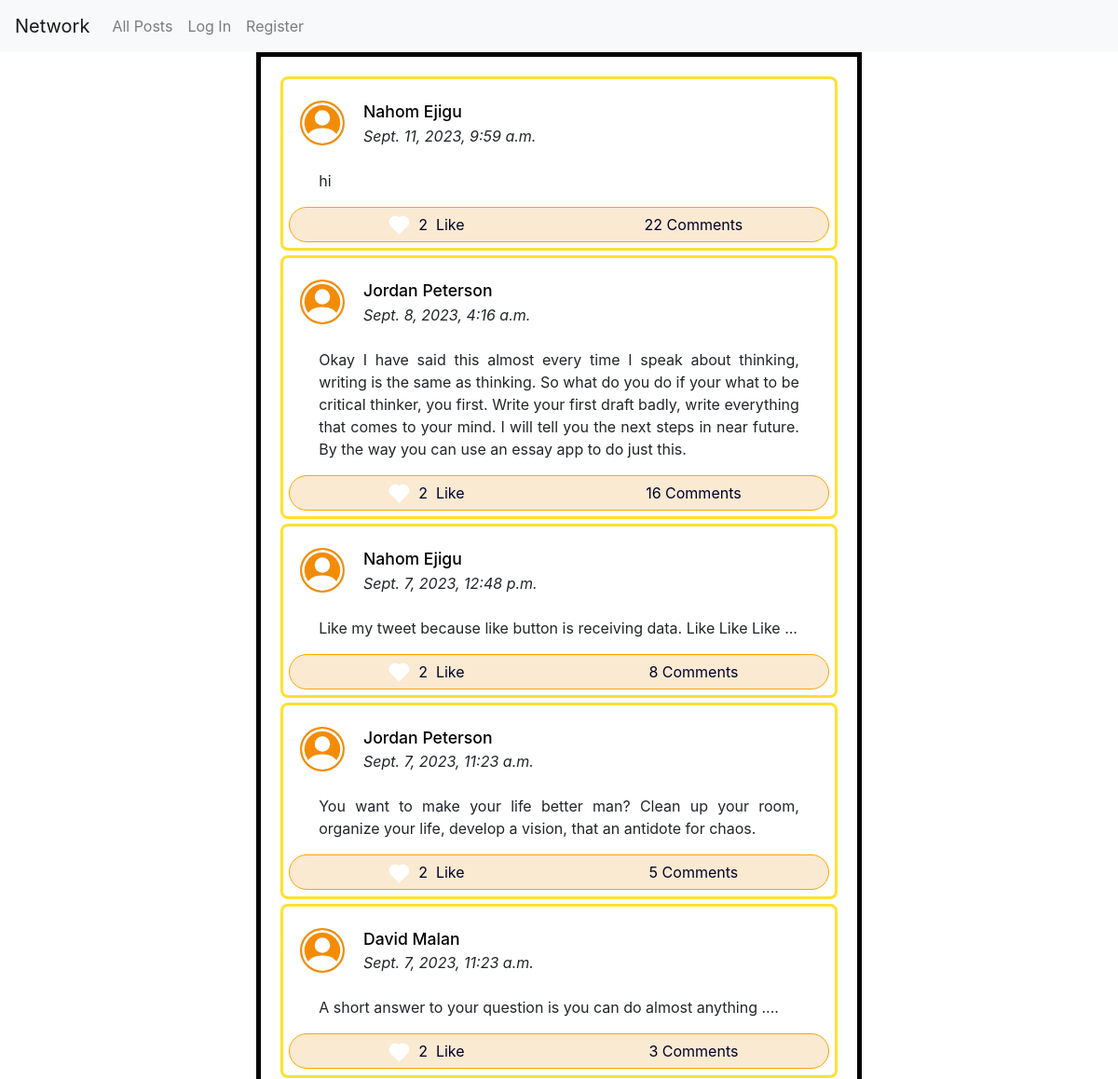
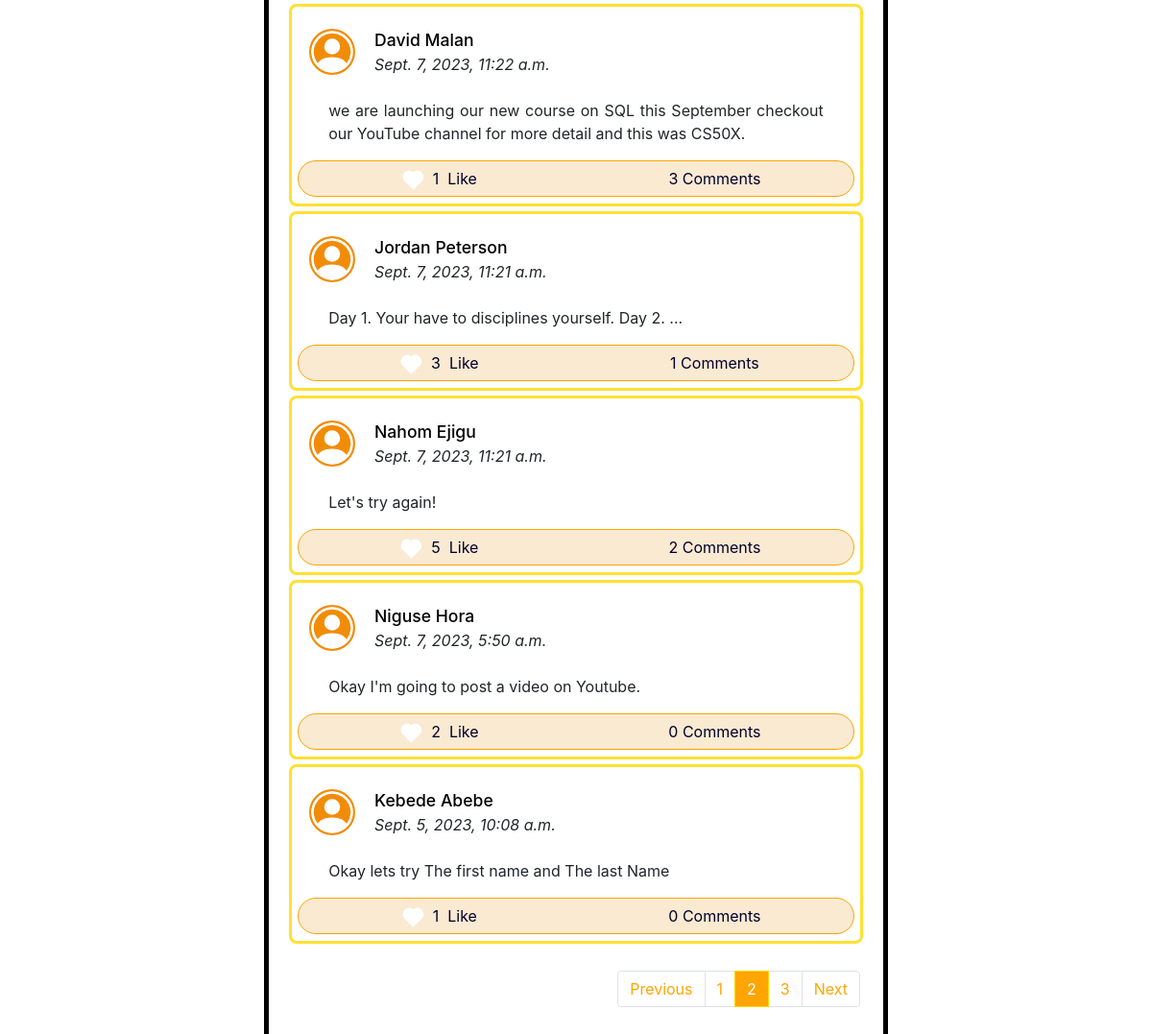
Screenshot of /?page=2 with the database file from the repository (2 pictures, top to bottom).
### network/models.py (models this page shows)
class Post(models.Model):
    user = models.ForeignKey(User, on_delete=models.CASCADE, related_name='poster')
    post = models.TextField()
    date = models.DateTimeField(auto_now_add=True)
    like = models.ManyToManyField(User, blank=True, related_name='like')
    views = models.IntegerField(default=0)
    comment = models.ManyToManyField(Comment, blank=True, related_name="post")

class User(AbstractUser):
    following = models.ManyToManyField("self", blank=True)
    followers = models.ManyToManyField("self", blank=True)

### network/views.py (the view)
# urls.py: path("", views.index, name="index"),
def index(request):
    p = Paginator(Post.objects.all().order_by('-date'), 10)
    page = request.GET.get("page")
    posts = p.get_page(page)
    return render(request, "network/index.html", {
        "new_post": NewPost(),
        "posts": posts,
    })

### network/templates/network/index.html (shortened to what this page needs)
{% extends "network/layout.html" %}

### network/templates/network/layout.html (shortened to what this page needs)
{% load static %}
<!DOCTYPE html>
<html lang="en">
    <head>
        <link href="https://cdn.jsdelivr.net/npm/bootstrap@5.3.1/dist/css/bootstrap.min.css" rel="stylesheet">
        <link rel="stylesheet" href="https://stackpath.bootstrapcdn.com/bootstrap/4.4.1/css/bootstrap.min.css">
        <link href="{% static 'network/styles.css' %}" rel="stylesheet">
    </head>
    <body>
        <div class="network" >
        <nav class="navbar navbar-expand-lg navbar-light bg-light">
            <a class="navbar-brand" href="{% url 'index' %}">Network</a>
          <ul class="navbar-nav mr-auto nav-bar-network">
            <li class="nav-item">
              <a class="nav-link" href="{% url 'index' %}">All Posts</a>
            </li>
            {% if user.is_authenticated %}
                <li class="nav-item following">
                    <a class="nav-link" href="{% url 'following' %}">Following</a>
                </li>
                <li class="nav-item">
                    <a class="nav-link" href="{% url 'logout' %}">Log Out</a>
                </li>
            {% else %}
                <li class="nav-item">
                    <a class="nav-link" href="{% url 'login' %}">Log In</a>
                </li>
                <li class="nav-item">
                    <a class="nav-link" href="{% url 'register' %}">Register</a>
                </li>
            {% endif %}
          </ul>
        </nav>
        </div>
        <div class="body">
            <div class="main">
                <div class="middle-everything">
                    {% for post in posts %}
                    <div class="posts">
                        <div class="username">
                            <div class="user-icon">
                            </div>
                            <div class="user-username">
                                    <a  href="{% url 'profile_page' post.user %}" class="hyper-link-user">{{ post.user.first_name }} {{ post.user.last_name }} </a>
                                    <div><i>{{ post.date  }}</i> </div>
                            </div>
                        </div>
                            <div class="post-content">
                            {{ post.post }}
                            </div>
                            <div class="post-info">
                                <div>
                                        <div class="span-like">
                                            {% if user in post.like.all %}
                                                <div class="liked heart" data-post_id="{{post.id}}" data-liked="True" class="not-liked like" > </div>
                                            {% else %}
                                                <div class="not-liked heart" data-post_id="{{post.id}}" data-liked="False" class="not-liked like">  </div>
                                            {% endif %}
                                        </div>
                                        &nbsp;<span data-post_id="{{post.id}}" class="like-number numbers"> {{ post.like.all.count }} </span> &nbsp;
                                        Like
                                        </div>
                                <div class="comments"> <span class="numbers"> {{ post.comment.all.count }}</span>&nbsp;Comments</div>
                            </div>
                    </div>
                    {% endfor %}
                    <br>
                    {% if posts.number  %}
                    <nav aria-label="..">
                        <ul class="pagination justify-content-end">
                        {% if posts.has_previous%}
                          <li class="page-item ">
                            <a class="page-link" href="?page={{ posts.previous_page_number }}" tabindex="-1" aria-disabled="true">Previous</a>
                          </li>
                        {% else %}
                        <li class="page-item disabled">
                            <a class="page-link" href="#" tabindex="-1" aria-disabled="true">Previous</a>
                          </li>
                        {% endif %}
                        {% for  page in posts.paginator.page_range %}
                            {% if page == posts.number %}
                            <li class="page-item active">
                                <a id="active" class="page-link" href="?page={{ page }}"> {{page}} </a>
                            </li>
                            {% elif page > posts.number|add:'-3' and page < posts.number|add:'3' %}
                            <li class="page-item"><a class="page-link" href="?page={{ page }}">{{ page }}</a></li>
                            {% endif %}
                        {% endfor %}
                          {% if posts.has_next %}
                          <li class="page-item ">
                            <a class="page-link" href="?page={{ posts.next_page_number }}">Next</a>
                          </li>
                          {% else %}
                          <li class="page-item disabled">
                            <a class="page-link" href="#">Next</a>
                          </li>
                          {% endif %}
                        </ul>
                      </nav>
                      {% endif %}
                </div>
            </div>
        </div>
    </body>
</html>

### network/static/network/styles.css (style rules this page uses)
body, * { box-sizing: border-box; }
body { margin: 0; position: relative; }
.middle-everything { width: 100%; }
.span-like { border: .001rem solid transparent; display: flex; justify-content: center; align-items: center; width: 2rem; height: 1rem; padding: 17px 1px 13px 1px; margin: 0; position: relative; border-radius: 50%; }
.heart { width: .8rem; height: .8rem; background-color: white; position: absolute; transform: rotate(45deg); }
.heart::before { content: ""; width: inherit; height: inherit; background-color: inherit; position: absolute; right: 0%; bottom: 50%; border-radius: 50%; }
.heart::after { content: ""; width: inherit; height: inherit; background-color: inherit ; position: absolute; border-radius: 50%; bottom: 0%; left: -50%; }
.not-liked { background-color: white; }
.pagination { margin-right: .5rem; }
.page-link { background-color: white; color: orange; }
.active > #active { background-color: orange; border-color: gold; }
@media only screen and (min-width: 600px) { .main { display: flex; justify-content: center; align-items: center; width: 100%; } }
@media only screen and (min-width: 600px) { .middle-everything { max-width: 650px; border: 5px solid black; padding: 1rem; } }
@media only screen and (min-width: 600px) { .user-icon { width: 5rem; color: rgb(255, 255, 255); display: flex; justify-content: center; padding: 1rem 0.5rem; } }
@media only screen and (min-width: 600px) { .user-icon> svg { width: 3rem; color: rgb(255, 255, 255); padding: 2px; background-color: rgb(242, 140, 7); border-radius: 50%; height: fit-content; text-align: center; } }
@media only screen and (min-width: 600px) { .posts { border: 0.2rem solid rgba(255, 217, 0, 0.8); border-radius: 0.5rem; padding: 0.4rem; margin: 0.3rem; } }
@media only screen and (min-width: 600px) { .username { display: flex; position: relative; align-items: center; } }
@media only screen and (min-width: 600px) { .user-username { width: 100%; padding: 1rem .5rem; } }
@media only screen and (min-width: 600px) { .hyper-link-user { text-decoration: none; color: black; font-weight: 500; font-size: 1.1rem; } }
@media only screen and (min-width: 600px) { .post-content { padding: .5rem 2rem 1rem 2rem; text-align: justify; } }
@media only screen and (min-width: 600px) { .post-info { display: flex; justify-content: space-evenly; border: 1px solid orange; background-color: rgb(250, 234, 210); border-radius: 5rem; } }
@media only screen and (min-width: 600px) { .post-info> div { display: flex; justify-content: center; align-items: center ; text-align: center; border: 2px solid transparent; color: rgb(0, 0, 42); width: 100%; } }

### rows the page displays
Post: user.first_name "Nahom", user.last_name "Ejigu", date "Sept. 11, 2023, 9:59 a.m.", post "hi", like.all.count "2", comment.all.count "22"
Post: user.first_name "Jordan", user.last_name "Peterson", date "Sept. 8, 2023, 4:16 a.m.", post "Okay I have said this almost every time I speak about thinking, writing is the same as thinking. So what do you do if your what to be critical thinker, you first. Write your first draft badly, write everything that comes to your mind. I will tell you the next steps in near future. By the way you can use an essay app to do just this.", like.all.count "2", comment.all.count "16"
Post: user.first_name "Nahom", user.last_name "Ejigu", date "Sept. 7, 2023, 12:48 p.m.", post "Like my tweet because like button is receiving data. Like Like Like ...", like.all.count "2", comment.all.count "8"
Post: user.first_name "Jordan", user.last_name "Peterson", date "Sept. 7, 2023, 11:23 a.m.", post "You want to make your life better man? Clean up your room, organize your life, develop a vision, that an antidote for chaos.", like.all.count "2", comment.all.count "5"
Post: user.first_name "David", user.last_name "Malan", date "Sept. 7, 2023, 11:23 a.m.", post "A short answer to your question is you can do almost anything ....", like.all.count "2", comment.all.count "3"
Post: user.first_name "David", user.last_name "Malan", date "Sept. 7, 2023, 11:22 a.m.", post "we are launching our new course on SQL this September checkout our YouTube channel for more detail and this was CS50X.", like.all.count "1", comment.all.count "3"
Post: user.first_name "Jordan", user.last_name "Peterson", date "Sept. 7, 2023, 11:21 a.m.", post "Day 1. Your have to disciplines yourself. Day 2. ...", like.all.count "3", comment.all.count "1"
Post: user.first_name "Nahom", user.last_name "Ejigu", date "Sept. 7, 2023, 11:21 a.m.", post "Let's try again!", like.all.count "5", comment.all.count "2"
Post: user.first_name "Niguse", user.last_name "Hora", date "Sept. 7, 2023, 5:50 a.m.", post "Okay I'm going to post a video on Youtube.", like.all.count "2", comment.all.count "0"
Post: user.first_name "Kebede", user.last_name "Abebe", date "Sept. 5, 2023, 10:08 a.m.", post "Okay lets try The first name and The last Name", like.all.count "1", comment.all.count "0"

### other values shown
{{ page }} "1" "3"
{{ page }} "2"
